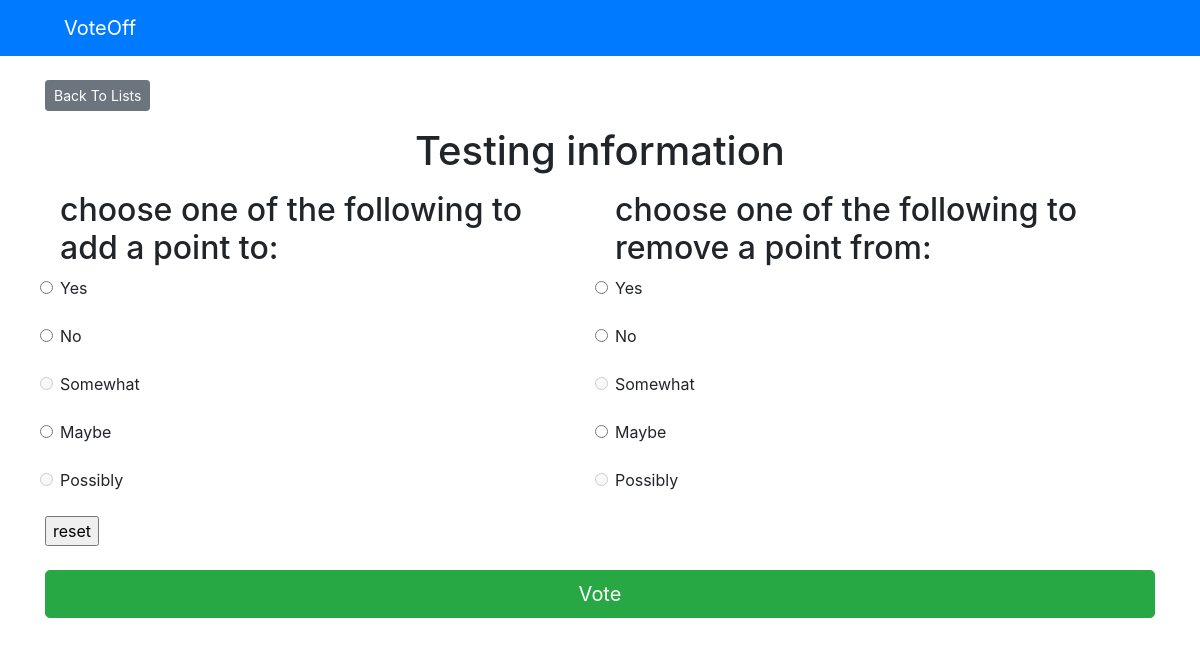
/lists/3/, run on the app's committed database.
### lists/models.py (models this page shows, shortened)
class Question(models.Model):
    question_text = models.CharField(max_length=200)
    pub_date = models.DateTimeField('date published')

class Choice(models.Model):
    question = models.ForeignKey(Question, on_delete=models.CASCADE)
    choice_text = models.CharField(max_length=200)
    votes = models.IntegerField(default=0)

### lists/views.py (the view)
# urls.py: path('<int:question_id>/', views.detail, name='detail'),
def detail(request, question_id):
    try:
        question = Question.objects.get(pk=question_id)
    except Question.DoesNotExist:
        raise Http404("Question does not exist")
    return render(request, 'lists/detail.html', { 'question': question })

### templates/lists/detail.html (shortened to what this page needs)
{% extends 'base.html' %}
{% block content %}
<a class="btn btn-secondary btn-sm mb-3" href="{% url 'lists:index' %}">Back To Lists</a>
<h1 class="text-center mb-3">{{ question.question_text }}</h1>
<div class="container">
	<form id="list" action="{% url 'lists:vote' question.id %}" method="post">
		{% with len=question.choice_set.all.count %}
		<div class="row">
			<div class="col-sm">
				<h2>choose one of the following to add a point to:</h2>
				{% for choice in question.choice_set.all %}
				{% if choice.votes == 0 %}
				<div class="form-group">
					<input type="radio" name="inc_choice" class="form-check-input" id="0" value="{{ choice.id }}"
						disabled />
					<label for="choice{{ forloop.counter }}">{{ choice.choice_text }}</label>
				</div>
				{% else %}
				<div class="form-group">
					<input onclick="disableButtons(id, '{{ len }}', 'inc')" type="radio" name="inc_choice"
						class="form-check-input" id="inc{{ forloop.counter }}" value="{{ choice.id }}" />
					<label for="{{ forloop.counter }}">{{ choice.choice_text }}</label>
				</div>
				{% endif %}
				{% endfor %}
			</div>
			<div class="col-sm">
				<h2>choose one of the following to remove a point from:</h2>
				{% for choice in question.choice_set.all %}
				{% if choice.votes == 0 %}
				<div class="form-group">
					<input type="radio" name="dec_choice" class="form-check-input" id="0" value="{{ choice.id }}"
						disabled />
					<label for="choice{{ forloop.counter }}">{{ choice.choice_text }}</label>
				</div>
				{% else %}
				<div class="form-group">
					<input onclick="disableButtons(id, '{{ len }}', 'dec')" type="radio" name="dec_choice"
						class="form-check-input" id="dec{{ forloop.counter }}" value="{{ choice.id }}" />
					<label for="{{ forloop.counter }}">{{ choice.choice_text }}</label>
				</div>
				{% endif %}
				{% endfor %}
			</div>
		</div>
</div>
<input type='reset' onclick="reset_function('{{ len }}')" value="reset" />
<input type="submit" value="Vote" class="btn btn-success btn-lg btn-block mt-4" />
{% endwith %}
{% endblock %}

### data on the page
Question: question_text "Testing information"
Choice: choice_text "Yes"
Choice: choice_text "No"
Choice: choice_text "Somewhat"
Choice: choice_text "Maybe"
Choice: choice_text "Possibly"
